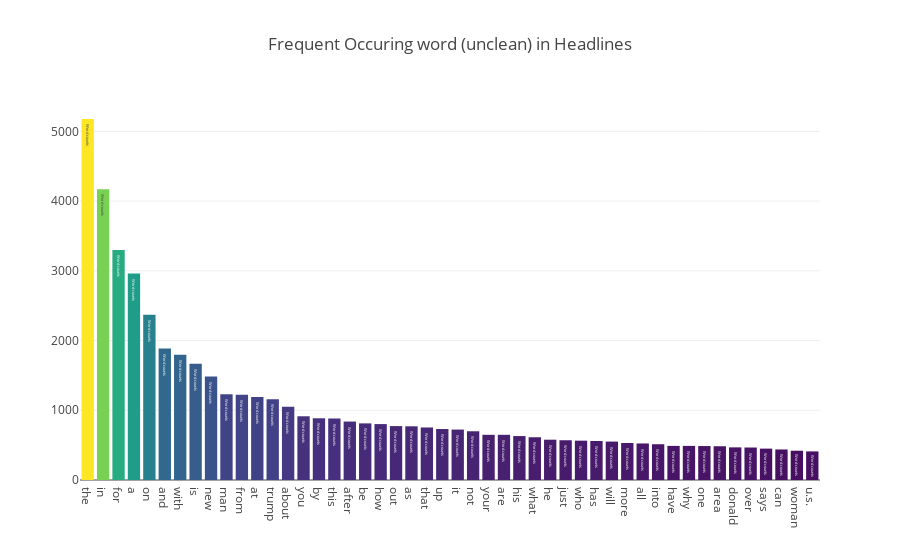

Notebook source saved alongside this figure:
### Code cell
all_words = sar_acc['headline'].str.split(expand=True).unstack().value_counts()
data = [go.Bar(
            x = all_words.index.values[2:50],
            y = all_words.values[2:50],
            marker= dict(colorscale='Viridis',
                         color = all_words.values[2:100]
                        ),
            text='Word counts'
    )]

layout = go.Layout(
    title='Frequent Occuring word (unclean) in Headlines'
)

fig = go.Figure(data=data, layout=layout)

iplot(fig, filename='basic-bar')

### Figure 1 — Plotly figure (JSON) as saved in the notebook; plotly's stock layout.template omitted (floating-point values rounded to 4 significant figures)
{"data": [{"marker": {"color": [5177, 4170, 3297, 2961, 2371, 1885, 1797, 1666, 1485, 1229, 1221, 1189, 1157, 1051, 914, 885, 882, 838, 812, 802, 773, 770, 753, 731, 723, 699, 648, 648, 630, 613, 578, 570, 564, 559, 551, 531, 524, 513, 489, 489, 487, 484, 468, 466, 450, 438, 420, 410, 391, 389, 388, 387, 385, 384, 382, 369, 368, 345, 341, 336, 334, 326, 325, 323, 320, 320, 319, 314, 312, 310, 301, 294, 290, 288, 286, 284, 281, 279, 276, 271, 265, 257, 257, 254, 253, 249, 245, 244, 244, 238, 235, 231, 230, 229, 228, 228, 227, 226], "colorscale": "Viridis"}, "text": "Word counts", "type": "bar", "uid": "eb94efed-5bb3-4596-837e-9411813bac08", "x": ["the", "in", "for", "a", "on", "and", "with", "is", "new", "man", "from", "at", "trump", "about", "you", "by", "this", "after", "be", "how", "out", "as", "that", "up", "it", "not", "your", "are", "his", "what", "he", "just", "who", "has", "will", "more", "all", "into", "have", "why", "one", "area", "donald", "over", "says", "can", "woman", "u.s."], "y": [5177, 4170, 3297, 2961, 2371, 1885, 1797, 1666, 1485, 1229, 1221, 1189, 1157, 1051, 914, 885, 882, 838, 812, 802, 773, 770, 753, 731, 723, 699, 648, 648, 630, 613, 578, 570, 564, 559, 551, 531, 524, 513, 489, 489, 487, 484, 468, 466, 450, 438, 420, 410]}], "layout": {"title": {"text": "Frequent Occuring word (unclean) in Headlines"}}}
